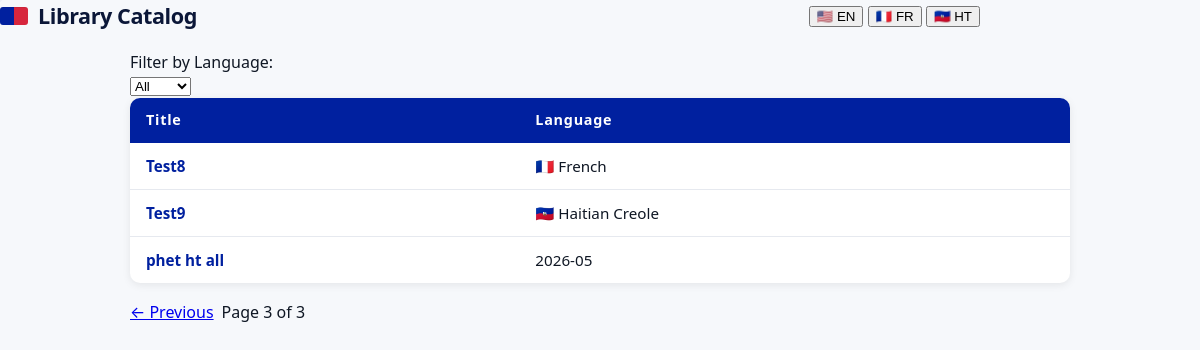
The app's page /?page=3, older data.
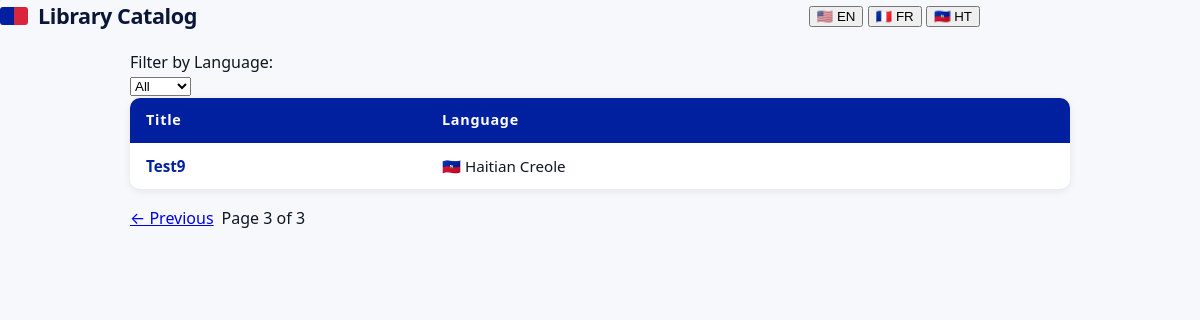
The same page, newer data.
### tables this page shows
CREATE TABLE library(id INTEGER PRIMARY KEY AUTOINCREMENT,filename TEXT UNIQUE,title TEXT,language TEXT,path TEXT);

### app.py (the view)
@app.route("/")
def index():
    page = int(request.args.get("page", 1))
    language = request.args.get("language", None)
    t = get_translations()
    zim_files = get_zim_files(page, language)
    total_pages = get_total_pages(language)
    return render_template("home.html", page=page, total_pages=total_pages, zim_files=zim_files, language=language, t=t)

### app.py (called while the page is built, shortened)
def get_translations():
    lang = session.get("lang")
    if not lang:
        lang = request.accept_languages.best_match(["en", "fr", "ht"], default="en")
    if lang == "en":
        return {}

### database.py (called while the page is built)
def get_zim_files(page, language=None):
    offset = (page - 1) * 10
    connection = sqlite3.connect(config.DATABASE_PATH)
    connection.row_factory = sqlite3.Row
    cursor = connection.cursor()
    if language:
        cursor.execute("SELECT * FROM library WHERE language = ? ORDER BY title ASC LIMIT 10 OFFSET ?", (language, offset))
    else:
        cursor.execute("SELECT * FROM library ORDER BY title ASC LIMIT 10 OFFSET ?", (offset,))
    rows = cursor.fetchall()
    connection.close()
    return rows

def get_total_pages(language=None):
    connection = sqlite3.connect(config.DATABASE_PATH)
    cursor = connection.cursor()
    if language:
        cursor.execute("SELECT COUNT(*) FROM library WHERE language = ?", (language,))
    else:
        cursor.execute("SELECT COUNT(*) FROM library")
    total = cursor.fetchone()[0]
    connection.close()
    return (total + 9) // 10

### templates/home.html (shortened to what this page needs)
{% extends "layout.html" %}
{% block content %}
    <div class="content">
        <div class="filter-container">
            <label for="language-filter">{{ t.get('filter_language', 'Filter by Language') }}:</label>
            <form method="get" action="/">
                <select name="language" onchange="this.form.submit()">
                    <option value="" {% if not language %}selected{% endif %}>{{ t.get('all', 'All') }}</option>
                </select>
            </form>
        </div>
        <table id="zim-table">
            <thead>
                <tr>
                    <th>{{ t.get('title', 'Title') }}</th>
                    <th>{{ t.get('language', 'Language') }}</th>
                </tr>
            </thead>
            <tbody>
                {% for zim in zim_files %}
                <tr data-language="{{ zim['language'] }}">
                    <td><a href="/reader/{{ zim['path'] }}">{{ zim['title'] }}</a></td>
                    <td>
                        {% if zim['language'] == "en" %} 🇺🇸 English
                        {% elif zim['language'] == "fr" %} 🇫🇷 French
                        {% elif zim['language'] == "ht" %} 🇭🇹 Haitian Creole
                        {% else %} {{ zim['language'] }}
                        {% endif %}
                    </td>
                </tr>
                {% endfor %}
            </tbody>
        </table>
        <div class="pagination">
            {% if page > 1 %}
                <a href="/?page={{ page - 1 }}{% if language %}&language={{ language }}{% endif %}">{{ t.get('previous', '← Previous') }}</a>
            {% endif %}
            <span>{{ t.get('page_of', 'Page {page} of {total}').replace('{page}', page|string).replace('{total}', total_pages|string) }}</span>
        </div>
    </div>
{% endblock %}

Row changes from the older to the newer data that the page shows:
no longer on this page (row edited): library: title "Test8", language "🇫🇷 French"
removed library: title "phet ht all", language "2026-05"
